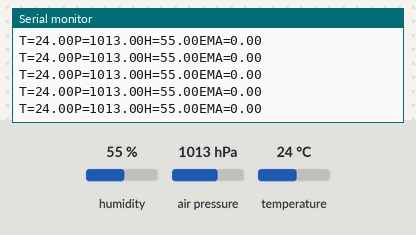
Bench run of a sketch on a simulated Arduino Uno, built for the host (arithmetic inside an expression is 32-bit, double 64-bit). Shown: the last lines printed to the serial monitor. The inputs (shaded band) are chosen by the test bench; at power-on: humidity 55 %, air pressure 1013 hPa, temperature 24 °C.

Above: at 6.3 s.
6.4 s: humidity set to 22 %
At 6.46 s:
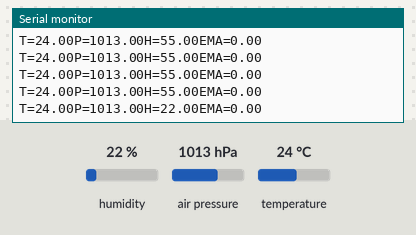
7.9 s: air pressure set to 952 hPa
At 7.91 s:
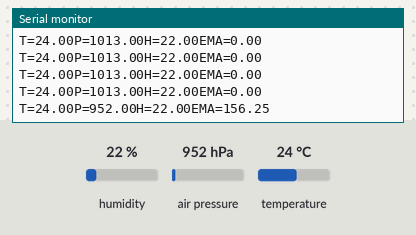
9.4 s: temperature set to 12 °C
At 9.46 s:
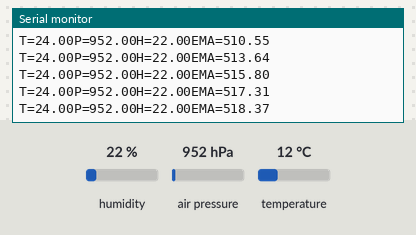
Timing chart, 0 to 12.4 s (numbered marks = the images above; inputs shaded):
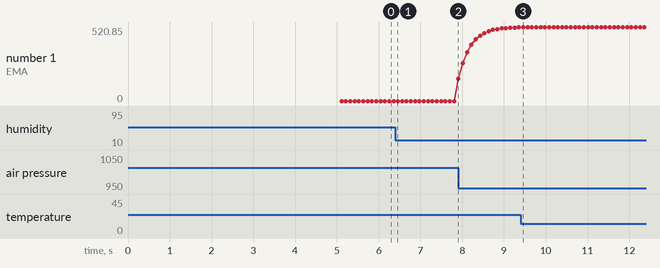

The sketch:

bme280.ino
```cpp
#include <Wire.h>
#include <Adafruit_Sensor.h>
#include <Adafruit_BME280.h>

#define SDA_PIN 17
#define SCL_PIN 16

Adafruit_BME280 bme;

// โค้ดนี้ใช้ EMA (Exponential Moving Average) เพื่อกรองค่า altitude ซึ่งเป็น algorithm ที่เป็น IIR (Infinite Impulse Response) filter
// Infinite Impulse Response filter เป็น filter ที่มีการตอบสนองต่อสัญญาณที่ไม่สิ้นสุด ซึ่งเหมาะสำหรับการกรองสัญญาณที่มี noise
// ถ้าอ่าน datasheetของ BME280 จะพบว่า sensor นี้มี noise ที่ค่อนข้างสูง ดังนั้นการใช้ filter จะช่วยให้ได้ค่าที่แม่นยำมากขึ้น

const int NUM_SAMPLES = 100;  // ตัวอย่างจำนวน 100 ครั้งในการคำนวณค่าเฉลี่ยของ pressure
float referencePressure = 0;

float filteredAltitude = 0;
const float alpha = 0.3;  // ค่า alpha สำหรับ Exponential Moving Average (EMA)

void setup() {
  Serial.begin(115200);
  Wire1.begin();            // ใช้ Wire1 สำหรับ Teensy 4.1 (SDA1=17, SCL1=16)
  bme.begin(0x76, &Wire1);  // ไม่ต้องตรวจสอบผลลัพธ์ ผมเช็คก่อนแล้วว่าใช้งานได้

  // อ่านค่า pressure หลายครั้งเพื่อหาค่าเฉลี่ย ลด noise
  float sumPressure = 0;
  for (int i = 0; i < NUM_SAMPLES; i++) {
    sumPressure += bme.readPressure() / 100.0F;  // hPa
    delay(50);                                   // delay ต้องดูความเร็วของ sensor ด้วย
  }
  referencePressure = sumPressure / NUM_SAMPLES;

  Serial.print("Reference Pressure (average of ");
  Serial.print(NUM_SAMPLES);
  Serial.print(" samples) = ");
  Serial.print(referencePressure);
  Serial.println(" hPa");
}

void loop() {
  float temperature = bme.readTemperature();
  float pressure = bme.readPressure() / 100.0F;
  float humidity = bme.readHumidity();

  Serial.print("T=");
  Serial.print(temperature);

  Serial.print("P=");
  Serial.print(pressure);


  Serial.print("H=");
  Serial.print(humidity);

  // คำนวณความสูงสัมพัทธ์ (relative altitude) เพราะปกติจะเทียบ sea level pressure
  // ใช้สูตร barometric formula เพื่อคำนวณความสูงจาก pressure
  float altitude = 44330.0 * (1.0 - pow(pressure / referencePressure, 0.1903));

  // Exponential Moving Average filter
  static bool firstRun = true;
  if (firstRun) {
    filteredAltitude = altitude;
    firstRun = false;
  } else {
    filteredAltitude = alpha * altitude + (1 - alpha) * filteredAltitude;
  }

  Serial.print("EMA=");
  Serial.print(filteredAltitude);

  Serial.println();
  delay(100);
}
```

Measured:
- after the input at 6.4 s, the serial monitor: prints a new line after 0.06 s (image 1)
- after the input at 7.9 s, the serial monitor: prints a new line at once (image 2)
- plotted number 1: 0 → 518.37 after the input at 7.9 s
